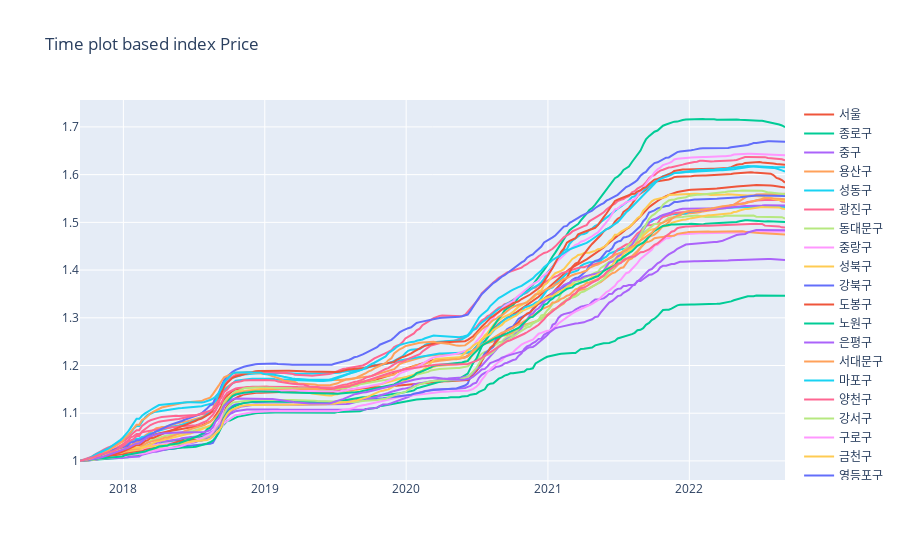

This figure's notebook cell:
### Code cell
interactive_plot(df_gu, 'Time plot based index Price')

### Figure 1 — Plotly figure (JSON) as saved in the notebook; plotly's stock layout.template omitted (floating-point values rounded to 4 significant figures; data arrays with more than 128 entries replaced by an {"elided": "..."} marker saying what was removed)
{"data": [{"hovertemplate": "<extra></extra>", "legendgroup": "", "line": {"color": "#636efa", "dash": "solid"}, "marker": {"symbol": "circle"}, "mode": "lines", "name": "", "orientation": "v", "showlegend": false, "type": "scatter", "xaxis": "x", "yaxis": "y"}, {"name": "서울", "type": "scatter", "x": {"elided": "250 str values"}, "y": {"elided": "250 float values"}}, {"name": "종로구", "type": "scatter", "x": {"elided": "250 str values"}, "y": {"elided": "250 float values"}}, {"name": "중구", "type": "scatter", "x": {"elided": "250 str values"}, "y": {"elided": "250 float values"}}, {"name": "용산구", "type": "scatter", "x": {"elided": "250 str values"}, "y": {"elided": "250 float values"}}, {"name": "성동구", "type": "scatter", "x": {"elided": "250 str values"}, "y": {"elided": "250 float values"}}, {"name": "광진구", "type": "scatter", "x": {"elided": "250 str values"}, "y": {"elided": "250 float values"}}, {"name": "동대문구", "type": "scatter", "x": {"elided": "250 str values"}, "y": {"elided": "250 float values"}}, {"name": "중랑구", "type": "scatter", "x": {"elided": "250 str values"}, "y": {"elided": "250 float values"}}, {"name": "성북구", "type": "scatter", "x": {"elided": "250 str values"}, "y": {"elided": "250 float values"}}, {"name": "강북구", "type": "scatter", "x": {"elided": "250 str values"}, "y": {"elided": "250 float values"}}, {"name": "도봉구", "type": "scatter", "x": {"elided": "250 str values"}, "y": {"elided": "250 float values"}}, {"name": "노원구", "type": "scatter", "x": {"elided": "250 str values"}, "y": {"elided": "250 float values"}}, {"name": "은평구", "type": "scatter", "x": {"elided": "250 str values"}, "y": {"elided": "250 float values"}}, {"name": "서대문구", "type": "scatter", "x": {"elided": "250 str values"}, "y": {"elided": "250 float values"}}, {"name": "마포구", "type": "scatter", "x": {"elided": "250 str values"}, "y": {"elided": "250 float values"}}, {"name": "양천구", "type": "scatter", "x": {"elided": "250 str values"}, "y": {"elided": "250 float values"}}, {"name": "강서구", "type": "scatter", "x": {"elided": "250 str values"}, "y": {"elided": "250 float values"}}, {"name": "구로구", "type": "scatter", "x": {"elided": "250 str values"}, "y": {"elided": "250 float values"}}, {"name": "금천구", "type": "scatter", "x": {"elided": "250 str values"}, "y": {"elided": "250 float values"}}, {"name": "영등포구", "type": "scatter", "x": {"elided": "250 str values"}, "y": {"elided": "250 float values"}}, {"name": "동작구", "type": "scatter", "x": {"elided": "250 str values"}, "y": {"elided": "250 float values"}}, {"name": "관악구", "type": "scatter", "x": {"elided": "250 str values"}, "y": {"elided": "250 float values"}}, {"name": "서초구", "type": "scatter", "x": {"elided": "250 str values"}, "y": {"elided": "250 float values"}}, {"name": "강남구", "type": "scatter", "x": {"elided": "250 str values"}, "y": {"elided": "250 float values"}}, {"name": "송파구", "type": "scatter", "x": {"elided": "250 str values"}, "y": {"elided": "250 float values"}}, {"name": "강동구", "type": "scatter", "x": {"elided": "250 str values"}, "y": {"elided": "250 float values"}}], "layout": {"legend": {"tracegroupgap": 0}, "title": {"text": "Time plot based index Price"}, "xaxis": {"anchor": "y", "domain": [0, 1]}, "yaxis": {"anchor": "x", "domain": [0, 1]}}}
